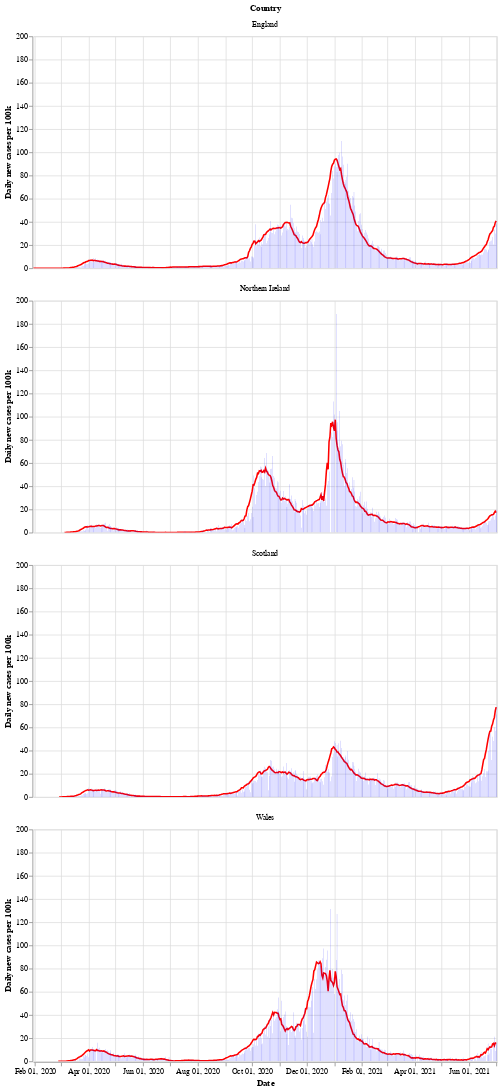

The notebook cell this image was saved under:
### Markdown cell above
Next is a bar chart of the number of new cases in each country (per 100k population), with the 7 day moving average of cases. Again we see that Wales saw a longer period of raising and falling cases compared to the other countries.

After a period of cases falling, each nation is now seeing a rise in the number of cases - especially in Wales.

### Code cell
# collapse
bars = alt.Chart(uk_cases).mark_bar().encode(
    x=alt.X("yearmonthdate(date):T", axis=alt.Axis(title='Date')),
    y=alt.Y("newCasesRate:Q", axis=alt.Axis(title='Daily new cases per 100k')),
    tooltip='newCasesRate',
    color=alt.condition(
        alt.datum.dailyChange > 0,
        alt.value("orange"),  # The positive color
        alt.value("blue")  # The negative color
    )
).properties(title='New cases per 100k population with rolling 7 day average', width=600).interactive()
line = alt.Chart(uk_cases).mark_line(
    color='red',
    size=2,
).transform_window(
    rolling_mean='mean(newCasesRate)',
    frame=[0, 7],
    groupby=['areaName']
).encode(
    x='yearmonthdate(date):T',
    y='rolling_mean:Q'
)
alt.layer(line, bars, data=uk_cases).facet(alt.Row('areaName', title='Country'), columns=1)

### Figure 1 — Vega-Lite specification as saved in the notebook (floating-point values rounded to 4 significant figures; data arrays with more than 128 entries replaced by an {"elided": "..."} marker saying what was removed)
{"config": {"view": {"continuousWidth": 400, "continuousHeight": 300}}, "data": {"name": "data-188595c639ed6ae64388bc636ab9ee00"}, "facet": {"type": "nominal", "field": "areaName", "title": "Country"}, "spec": {"layer": [{"mark": {"type": "line", "color": "red", "size": 2}, "encoding": {"x": {"type": "temporal", "field": "date", "timeUnit": "yearmonthdate"}, "y": {"type": "quantitative", "field": "rolling_mean"}}, "transform": [{"window": [{"op": "mean", "field": "newCasesRate", "as": "rolling_mean"}], "frame": [0, 7], "groupby": ["areaName"]}]}, {"mark": "bar", "encoding": {"color": {"condition": {"value": "orange", "test": "(datum.dailyChange > 0)"}, "value": "blue"}, "tooltip": {"type": "quantitative", "field": "newCasesRate"}, "x": {"type": "temporal", "axis": {"title": "Date"}, "field": "date", "timeUnit": "yearmonthdate"}, "y": {"type": "quantitative", "axis": {"title": "Daily new cases per 100k"}, "field": "newCasesRate"}}, "selection": {"selector002": {"type": "interval", "bind": "scales", "encodings": ["x", "y"]}}, "title": "New cases per 100k population with rolling 7 day average", "width": 600}]}, "columns": 1, "$schema": "https://vega.github.io/schema/vega-lite/v4.8.1.json", "datasets": {"data-188595c639ed6ae64388bc636ab9ee00": {"elided": "1984 records"}}}
